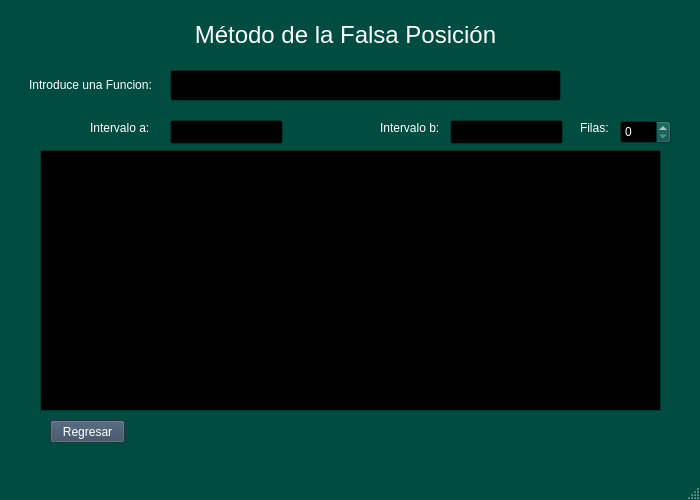
<?xml version="1.0" encoding="UTF-8"?>
<ui version="4.0">
 <class>falsaposicion</class>
 <widget class="QMainWindow" name="falsaposicion">
  <property name="geometry">
   <rect>
    <x>0</x>
    <y>0</y>
    <width>700</width>
    <height>500</height>
   </rect>
  </property>
  <property name="palette">
   <palette>
    <active>
     <colorrole role="WindowText">
      <brush brushstyle="SolidPattern">
       <color alpha="255">
        <red>255</red>
        <green>255</green>
        <blue>255</blue>
       </color>
      </brush>
     </colorrole>
     <colorrole role="Button">
      <brush brushstyle="SolidPattern">
       <color alpha="255">
        <red>0</red>
        <green>76</green>
        <blue>64</blue>
       </color>
      </brush>
     </colorrole>
     <colorrole role="Light">
      <brush brushstyle="SolidPattern">
       <color alpha="255">
        <red>0</red>
        <green>114</green>
        <blue>96</blue>
       </color>
      </brush>
     </colorrole>
     <colorrole role="Midlight">
      <brush brushstyle="SolidPattern">
       <color alpha="255">
        <red>0</red>
        <green>95</green>
        <blue>80</blue>
       </color>
      </brush>
     </colorrole>
     <colorrole role="Dark">
      <brush brushstyle="SolidPattern">
       <color alpha="255">
        <red>0</red>
        <green>38</green>
        <blue>32</blue>
       </color>
      </brush>
     </colorrole>
     <colorrole role="Mid">
      <brush brushstyle="SolidPattern">
       <color alpha="255">
        <red>0</red>
        <green>50</green>
        <blue>42</blue>
       </color>
      </brush>
     </colorrole>
     <colorrole role="Text">
      <brush brushstyle="SolidPattern">
       <color alpha="255">
        <red>255</red>
        <green>255</green>
        <blue>255</blue>
       </color>
      </brush>
     </colorrole>
     <colorrole role="BrightText">
      <brush brushstyle="SolidPattern">
       <color alpha="255">
        <red>255</red>
        <green>255</green>
        <blue>255</blue>
       </color>
      </brush>
     </colorrole>
     <colorrole role="ButtonText">
      <brush brushstyle="SolidPattern">
       <color alpha="255">
        <red>255</red>
        <green>255</green>
        <blue>255</blue>
       </color>
      </brush>
     </colorrole>
     <colorrole role="Base">
      <brush brushstyle="SolidPattern">
       <color alpha="255">
        <red>0</red>
        <green>0</green>
        <blue>0</blue>
       </color>
      </brush>
     </colorrole>
     <colorrole role="Window">
      <brush brushstyle="SolidPattern">
       <color alpha="255">
        <red>0</red>
        <green>76</green>
        <blue>64</blue>
       </color>
      </brush>
     </colorrole>
     <colorrole role="Shadow">
      <brush brushstyle="SolidPattern">
       <color alpha="255">
        <red>0</red>
        <green>0</green>
        <blue>0</blue>
       </color>
      </brush>
     </colorrole>
     <colorrole role="AlternateBase">
      <brush brushstyle="SolidPattern">
       <color alpha="255">
        <red>0</red>
        <green>38</green>
        <blue>32</blue>
       </color>
      </brush>
     </colorrole>
     <colorrole role="ToolTipBase">
      <brush brushstyle="SolidPattern">
       <color alpha="255">
        <red>255</red>
        <green>255</green>
        <blue>220</blue>
       </color>
      </brush>
     </colorrole>
     <colorrole role="ToolTipText">
      <brush brushstyle="SolidPattern">
       <color alpha="255">
        <red>0</red>
        <green>0</green>
        <blue>0</blue>
       </color>
      </brush>
     </colorrole>
     <colorrole role="PlaceholderText">
      <brush brushstyle="SolidPattern">
       <color alpha="128">
        <red>255</red>
        <green>255</green>
        <blue>255</blue>
       </color>
      </brush>
     </colorrole>
    </active>
    <inactive>
     <colorrole role="WindowText">
      <brush brushstyle="SolidPattern">
       <color alpha="255">
        <red>255</red>
        <green>255</green>
        <blue>255</blue>
       </color>
      </brush>
     </colorrole>
     <colorrole role="Button">
      <brush brushstyle="SolidPattern">
       <color alpha="255">
        <red>0</red>
        <green>76</green>
        <blue>64</blue>
       </color>
      </brush>
     </colorrole>
     <colorrole role="Light">
      <brush brushstyle="SolidPattern">
       <color alpha="255">
        <red>0</red>
        <green>114</green>
        <blue>96</blue>
       </color>
      </brush>
     </colorrole>
     <colorrole role="Midlight">
      <brush brushstyle="SolidPattern">
       <color alpha="255">
        <red>0</red>
        <green>95</green>
        <blue>80</blue>
       </color>
      </brush>
     </colorrole>
     <colorrole role="Dark">
      <brush brushstyle="SolidPattern">
       <color alpha="255">
        <red>0</red>
        <green>38</green>
        <blue>32</blue>
       </color>
      </brush>
     </colorrole>
     <colorrole role="Mid">
      <brush brushstyle="SolidPattern">
       <color alpha="255">
        <red>0</red>
        <green>50</green>
        <blue>42</blue>
       </color>
      </brush>
     </colorrole>
     <colorrole role="Text">
      <brush brushstyle="SolidPattern">
       <color alpha="255">
        <red>255</red>
        <green>255</green>
        <blue>255</blue>
       </color>
      </brush>
     </colorrole>
     <colorrole role="BrightText">
      <brush brushstyle="SolidPattern">
       <color alpha="255">
        <red>255</red>
        <green>255</green>
        <blue>255</blue>
       </color>
      </brush>
     </colorrole>
     <colorrole role="ButtonText">
      <brush brushstyle="SolidPattern">
       <color alpha="255">
        <red>255</red>
        <green>255</green>
        <blue>255</blue>
       </color>
      </brush>
     </colorrole>
     <colorrole role="Base">
      <brush brushstyle="SolidPattern">
       <color alpha="255">
        <red>0</red>
        <green>0</green>
        <blue>0</blue>
       </color>
      </brush>
     </colorrole>
     <colorrole role="Window">
      <brush brushstyle="SolidPattern">
       <color alpha="255">
        <red>0</red>
        <green>76</green>
        <blue>64</blue>
       </color>
      </brush>
     </colorrole>
     <colorrole role="Shadow">
      <brush brushstyle="SolidPattern">
       <color alpha="255">
        <red>0</red>
        <green>0</green>
        <blue>0</blue>
       </color>
      </brush>
     </colorrole>
     <colorrole role="AlternateBase">
      <brush brushstyle="SolidPattern">
       <color alpha="255">
        <red>0</red>
        <green>38</green>
        <blue>32</blue>
       </color>
      </brush>
     </colorrole>
     <colorrole role="ToolTipBase">
      <brush brushstyle="SolidPattern">
       <color alpha="255">
        <red>255</red>
        <green>255</green>
        <blue>220</blue>
       </color>
      </brush>
     </colorrole>
     <colorrole role="ToolTipText">
      <brush brushstyle="SolidPattern">
       <color alpha="255">
        <red>0</red>
        <green>0</green>
        <blue>0</blue>
       </color>
      </brush>
     </colorrole>
     <colorrole role="PlaceholderText">
      <brush brushstyle="SolidPattern">
       <color alpha="128">
        <red>255</red>
        <green>255</green>
        <blue>255</blue>
       </color>
      </brush>
     </colorrole>
    </inactive>
    <disabled>
     <colorrole role="WindowText">
      <brush brushstyle="SolidPattern">
       <color alpha="255">
        <red>0</red>
        <green>38</green>
        <blue>32</blue>
       </color>
      </brush>
     </colorrole>
     <colorrole role="Button">
      <brush brushstyle="SolidPattern">
       <color alpha="255">
        <red>0</red>
        <green>76</green>
        <blue>64</blue>
       </color>
      </brush>
     </colorrole>
     <colorrole role="Light">
      <brush brushstyle="SolidPattern">
       <color alpha="255">
        <red>0</red>
        <green>114</green>
        <blue>96</blue>
       </color>
      </brush>
     </colorrole>
     <colorrole role="Midlight">
      <brush brushstyle="SolidPattern">
       <color alpha="255">
        <red>0</red>
        <green>95</green>
        <blue>80</blue>
       </color>
      </brush>
     </colorrole>
     <colorrole role="Dark">
      <brush brushstyle="SolidPattern">
       <color alpha="255">
        <red>0</red>
        <green>38</green>
        <blue>32</blue>
       </color>
      </brush>
     </colorrole>
     <colorrole role="Mid">
      <brush brushstyle="SolidPattern">
       <color alpha="255">
        <red>0</red>
        <green>50</green>
        <blue>42</blue>
       </color>
      </brush>
     </colorrole>
     <colorrole role="Text">
      <brush brushstyle="SolidPattern">
       <color alpha="255">
        <red>0</red>
        <green>38</green>
        <blue>32</blue>
       </color>
      </brush>
     </colorrole>
     <colorrole role="BrightText">
      <brush brushstyle="SolidPattern">
       <color alpha="255">
        <red>255</red>
        <green>255</green>
        <blue>255</blue>
       </color>
      </brush>
     </colorrole>
     <colorrole role="ButtonText">
      <brush brushstyle="SolidPattern">
       <color alpha="255">
        <red>0</red>
        <green>38</green>
        <blue>32</blue>
       </color>
      </brush>
     </colorrole>
     <colorrole role="Base">
      <brush brushstyle="SolidPattern">
       <color alpha="255">
        <red>0</red>
        <green>76</green>
        <blue>64</blue>
       </color>
      </brush>
     </colorrole>
     <colorrole role="Window">
      <brush brushstyle="SolidPattern">
       <color alpha="255">
        <red>0</red>
        <green>76</green>
        <blue>64</blue>
       </color>
      </brush>
     </colorrole>
     <colorrole role="Shadow">
      <brush brushstyle="SolidPattern">
       <color alpha="255">
        <red>0</red>
        <green>0</green>
        <blue>0</blue>
       </color>
      </brush>
     </colorrole>
     <colorrole role="AlternateBase">
      <brush brushstyle="SolidPattern">
       <color alpha="255">
        <red>0</red>
        <green>76</green>
        <blue>64</blue>
       </color>
      </brush>
     </colorrole>
     <colorrole role="ToolTipBase">
      <brush brushstyle="SolidPattern">
       <color alpha="255">
        <red>255</red>
        <green>255</green>
        <blue>220</blue>
       </color>
      </brush>
     </colorrole>
     <colorrole role="ToolTipText">
      <brush brushstyle="SolidPattern">
       <color alpha="255">
        <red>0</red>
        <green>0</green>
        <blue>0</blue>
       </color>
      </brush>
     </colorrole>
     <colorrole role="PlaceholderText">
      <brush brushstyle="SolidPattern">
       <color alpha="128">
        <red>255</red>
        <green>255</green>
        <blue>255</blue>
       </color>
      </brush>
     </colorrole>
    </disabled>
   </palette>
  </property>
  <property name="windowTitle">
   <string>MainWindow</string>
  </property>
  <widget class="QWidget" name="centralwidget">
   <widget class="QPushButton" name="pushButton">
    <property name="geometry">
     <rect>
      <x>50</x>
      <y>420</y>
      <width>75</width>
      <height>23</height>
     </rect>
    </property>
    <property name="palette">
     <palette>
      <active>
       <colorrole role="WindowText">
        <brush brushstyle="SolidPattern">
         <color alpha="255">
          <red>255</red>
          <green>255</green>
          <blue>255</blue>
         </color>
        </brush>
       </colorrole>
       <colorrole role="Button">
        <brush brushstyle="SolidPattern">
         <color alpha="255">
          <red>53</red>
          <green>73</green>
          <blue>94</blue>
         </color>
        </brush>
       </colorrole>
       <colorrole role="Light">
        <brush brushstyle="SolidPattern">
         <color alpha="255">
          <red>79</red>
          <green>109</green>
          <blue>141</blue>
         </color>
        </brush>
       </colorrole>
       <colorrole role="Midlight">
        <brush brushstyle="SolidPattern">
         <color alpha="255">
          <red>66</red>
          <green>91</green>
          <blue>117</blue>
         </color>
        </brush>
       </colorrole>
       <colorrole role="Dark">
        <brush brushstyle="SolidPattern">
         <color alpha="255">
          <red>26</red>
          <green>36</green>
          <blue>47</blue>
         </color>
        </brush>
       </colorrole>
       <colorrole role="Mid">
        <brush brushstyle="SolidPattern">
         <color alpha="255">
          <red>35</red>
          <green>48</green>
          <blue>62</blue>
         </color>
        </brush>
       </colorrole>
       <colorrole role="Text">
        <brush brushstyle="SolidPattern">
         <color alpha="255">
          <red>255</red>
          <green>255</green>
          <blue>255</blue>
         </color>
        </brush>
       </colorrole>
       <colorrole role="BrightText">
        <brush brushstyle="SolidPattern">
         <color alpha="255">
          <red>255</red>
          <green>255</green>
          <blue>255</blue>
         </color>
        </brush>
       </colorrole>
       <colorrole role="ButtonText">
        <brush brushstyle="SolidPattern">
         <color alpha="255">
          <red>255</red>
          <green>255</green>
          <blue>255</blue>
         </color>
        </brush>
       </colorrole>
       <colorrole role="Base">
        <brush brushstyle="SolidPattern">
         <color alpha="255">
          <red>0</red>
          <green>0</green>
          <blue>0</blue>
         </color>
        </brush>
       </colorrole>
       <colorrole role="Window">
        <brush brushstyle="SolidPattern">
         <color alpha="255">
          <red>53</red>
          <green>73</green>
          <blue>94</blue>
         </color>
        </brush>
       </colorrole>
       <colorrole role="Shadow">
        <brush brushstyle="SolidPattern">
         <color alpha="255">
          <red>0</red>
          <green>0</green>
          <blue>0</blue>
         </color>
        </brush>
       </colorrole>
       <colorrole role="AlternateBase">
        <brush brushstyle="SolidPattern">
         <color alpha="255">
          <red>26</red>
          <green>36</green>
          <blue>47</blue>
         </color>
        </brush>
       </colorrole>
       <colorrole role="ToolTipBase">
        <brush brushstyle="SolidPattern">
         <color alpha="255">
          <red>255</red>
          <green>255</green>
          <blue>220</blue>
         </color>
        </brush>
       </colorrole>
       <colorrole role="ToolTipText">
        <brush brushstyle="SolidPattern">
         <color alpha="255">
          <red>0</red>
          <green>0</green>
          <blue>0</blue>
         </color>
        </brush>
       </colorrole>
       <colorrole role="PlaceholderText">
        <brush brushstyle="SolidPattern">
         <color alpha="128">
          <red>255</red>
          <green>255</green>
          <blue>255</blue>
         </color>
        </brush>
       </colorrole>
      </active>
      <inactive>
       <colorrole role="WindowText">
        <brush brushstyle="SolidPattern">
         <color alpha="255">
          <red>255</red>
          <green>255</green>
          <blue>255</blue>
         </color>
        </brush>
       </colorrole>
       <colorrole role="Button">
        <brush brushstyle="SolidPattern">
         <color alpha="255">
          <red>53</red>
          <green>73</green>
          <blue>94</blue>
         </color>
        </brush>
       </colorrole>
       <colorrole role="Light">
        <brush brushstyle="SolidPattern">
         <color alpha="255">
          <red>79</red>
          <green>109</green>
          <blue>141</blue>
         </color>
        </brush>
       </colorrole>
       <colorrole role="Midlight">
        <brush brushstyle="SolidPattern">
         <color alpha="255">
          <red>66</red>
          <green>91</green>
          <blue>117</blue>
         </color>
        </brush>
       </colorrole>
       <colorrole role="Dark">
        <brush brushstyle="SolidPattern">
         <color alpha="255">
          <red>26</red>
          <green>36</green>
          <blue>47</blue>
         </color>
        </brush>
       </colorrole>
       <colorrole role="Mid">
        <brush brushstyle="SolidPattern">
         <color alpha="255">
          <red>35</red>
          <green>48</green>
          <blue>62</blue>
         </color>
        </brush>
       </colorrole>
       <colorrole role="Text">
        <brush brushstyle="SolidPattern">
         <color alpha="255">
          <red>255</red>
          <green>255</green>
          <blue>255</blue>
         </color>
        </brush>
       </colorrole>
       <colorrole role="BrightText">
        <brush brushstyle="SolidPattern">
         <color alpha="255">
          <red>255</red>
          <green>255</green>
          <blue>255</blue>
         </color>
        </brush>
       </colorrole>
       <colorrole role="ButtonText">
        <brush brushstyle="SolidPattern">
         <color alpha="255">
          <red>255</red>
          <green>255</green>
          <blue>255</blue>
         </color>
        </brush>
       </colorrole>
       <colorrole role="Base">
        <brush brushstyle="SolidPattern">
         <color alpha="255">
          <red>0</red>
          <green>0</green>
          <blue>0</blue>
         </color>
        </brush>
       </colorrole>
       <colorrole role="Window">
        <brush brushstyle="SolidPattern">
         <color alpha="255">
          <red>53</red>
          <green>73</green>
          <blue>94</blue>
         </color>
        </brush>
       </colorrole>
       <colorrole role="Shadow">
        <brush brushstyle="SolidPattern">
         <color alpha="255">
          <red>0</red>
          <green>0</green>
          <blue>0</blue>
         </color>
        </brush>
       </colorrole>
       <colorrole role="AlternateBase">
        <brush brushstyle="SolidPattern">
         <color alpha="255">
          <red>26</red>
          <green>36</green>
          <blue>47</blue>
         </color>
        </brush>
       </colorrole>
       <colorrole role="ToolTipBase">
        <brush brushstyle="SolidPattern">
         <color alpha="255">
          <red>255</red>
          <green>255</green>
          <blue>220</blue>
         </color>
        </brush>
       </colorrole>
       <colorrole role="ToolTipText">
        <brush brushstyle="SolidPattern">
         <color alpha="255">
          <red>0</red>
          <green>0</green>
          <blue>0</blue>
         </color>
        </brush>
       </colorrole>
       <colorrole role="PlaceholderText">
        <brush brushstyle="SolidPattern">
         <color alpha="128">
          <red>255</red>
          <green>255</green>
          <blue>255</blue>
         </color>
        </brush>
       </colorrole>
      </inactive>
      <disabled>
       <colorrole role="WindowText">
        <brush brushstyle="SolidPattern">
         <color alpha="255">
          <red>26</red>
          <green>36</green>
          <blue>47</blue>
         </color>
        </brush>
       </colorrole>
       <colorrole role="Button">
        <brush brushstyle="SolidPattern">
         <color alpha="255">
          <red>53</red>
          <green>73</green>
          <blue>94</blue>
         </color>
        </brush>
       </colorrole>
       <colorrole role="Light">
        <brush brushstyle="SolidPattern">
         <color alpha="255">
          <red>79</red>
          <green>109</green>
          <blue>141</blue>
         </color>
        </brush>
       </colorrole>
       <colorrole role="Midlight">
        <brush brushstyle="SolidPattern">
         <color alpha="255">
          <red>66</red>
          <green>91</green>
          <blue>117</blue>
         </color>
        </brush>
       </colorrole>
       <colorrole role="Dark">
        <brush brushstyle="SolidPattern">
         <color alpha="255">
          <red>26</red>
          <green>36</green>
          <blue>47</blue>
         </color>
        </brush>
       </colorrole>
       <colorrole role="Mid">
        <brush brushstyle="SolidPattern">
         <color alpha="255">
          <red>35</red>
          <green>48</green>
          <blue>62</blue>
         </color>
        </brush>
       </colorrole>
       <colorrole role="Text">
        <brush brushstyle="SolidPattern">
         <color alpha="255">
          <red>26</red>
          <green>36</green>
          <blue>47</blue>
         </color>
        </brush>
       </colorrole>
       <colorrole role="BrightText">
        <brush brushstyle="SolidPattern">
         <color alpha="255">
          <red>255</red>
          <green>255</green>
          <blue>255</blue>
         </color>
        </brush>
       </colorrole>
       <colorrole role="ButtonText">
        <brush brushstyle="SolidPattern">
         <color alpha="255">
          <red>26</red>
          <green>36</green>
          <blue>47</blue>
         </color>
        </brush>
       </colorrole>
       <colorrole role="Base">
        <brush brushstyle="SolidPattern">
         <color alpha="255">
          <red>53</red>
          <green>73</green>
          <blue>94</blue>
         </color>
        </brush>
       </colorrole>
       <colorrole role="Window">
        <brush brushstyle="SolidPattern">
         <color alpha="255">
          <red>53</red>
          <green>73</green>
          <blue>94</blue>
         </color>
        </brush>
       </colorrole>
       <colorrole role="Shadow">
        <brush brushstyle="SolidPattern">
         <color alpha="255">
          <red>0</red>
          <green>0</green>
          <blue>0</blue>
         </color>
        </brush>
       </colorrole>
       <colorrole role="AlternateBase">
        <brush brushstyle="SolidPattern">
         <color alpha="255">
          <red>53</red>
          <green>73</green>
          <blue>94</blue>
         </color>
        </brush>
       </colorrole>
       <colorrole role="ToolTipBase">
        <brush brushstyle="SolidPattern">
         <color alpha="255">
          <red>255</red>
          <green>255</green>
          <blue>220</blue>
         </color>
        </brush>
       </colorrole>
       <colorrole role="ToolTipText">
        <brush brushstyle="SolidPattern">
         <color alpha="255">
          <red>0</red>
          <green>0</green>
          <blue>0</blue>
         </color>
        </brush>
       </colorrole>
       <colorrole role="PlaceholderText">
        <brush brushstyle="SolidPattern">
         <color alpha="128">
          <red>255</red>
          <green>255</green>
          <blue>255</blue>
         </color>
        </brush>
       </colorrole>
      </disabled>
     </palette>
    </property>
    <property name="text">
     <string>Regresar</string>
    </property>
   </widget>
   <widget class="QLabel" name="label">
    <property name="geometry">
     <rect>
      <x>120</x>
      <y>10</y>
      <width>451</width>
      <height>51</height>
     </rect>
    </property>
    <property name="text">
     <string>&lt;html&gt;&lt;head/&gt;&lt;body&gt;&lt;p align=&quot;center&quot;&gt;&lt;span style=&quot; font-size:18pt;&quot;&gt;Método de la Falsa Posición&lt;/span&gt;&lt;/p&gt;&lt;/body&gt;&lt;/html&gt;</string>
    </property>
   </widget>
   <widget class="QLineEdit" name="lineEdit_2">
    <property name="geometry">
     <rect>
      <x>170</x>
      <y>120</y>
      <width>113</width>
      <height>24</height>
     </rect>
    </property>
   </widget>
   <widget class="QLineEdit" name="lineEdit_3">
    <property name="geometry">
     <rect>
      <x>450</x>
      <y>120</y>
      <width>113</width>
      <height>24</height>
     </rect>
    </property>
   </widget>
   <widget class="QLabel" name="label_2">
    <property name="geometry">
     <rect>
      <x>20</x>
      <y>70</y>
      <width>141</width>
      <height>31</height>
     </rect>
    </property>
    <property name="text">
     <string>&lt;html&gt;&lt;head/&gt;&lt;body&gt;&lt;p align=&quot;center&quot;&gt;Introduce una Funcion:&lt;/p&gt;&lt;/body&gt;&lt;/html&gt;</string>
    </property>
   </widget>
   <widget class="QLabel" name="label_6">
    <property name="geometry">
     <rect>
      <x>380</x>
      <y>120</y>
      <width>71</width>
      <height>16</height>
     </rect>
    </property>
    <property name="text">
     <string>Intervalo b:</string>
    </property>
   </widget>
   <widget class="QLineEdit" name="lineEdit">
    <property name="geometry">
     <rect>
      <x>170</x>
      <y>70</y>
      <width>391</width>
      <height>31</height>
     </rect>
    </property>
   </widget>
   <widget class="QLabel" name="label_5">
    <property name="geometry">
     <rect>
      <x>90</x>
      <y>120</y>
      <width>71</width>
      <height>16</height>
     </rect>
    </property>
    <property name="text">
     <string>Intervalo a:</string>
    </property>
   </widget>
   <widget class="QTableView" name="tableViewTabla">
    <property name="geometry">
     <rect>
      <x>40</x>
      <y>150</y>
      <width>621</width>
      <height>261</height>
     </rect>
    </property>
   </widget>
   <widget class="QLabel" name="label_7">
    <property name="geometry">
     <rect>
      <x>580</x>
      <y>120</y>
      <width>58</width>
      <height>16</height>
     </rect>
    </property>
    <property name="text">
     <string>Filas:</string>
    </property>
   </widget>
   <widget class="QSpinBox" name="spinBox">
    <property name="geometry">
     <rect>
      <x>620</x>
      <y>120</y>
      <width>51</width>
      <height>24</height>
     </rect>
    </property>
   </widget>
  </widget>
  <widget class="QMenuBar" name="menubar">
   <property name="geometry">
    <rect>
     <x>0</x>
     <y>0</y>
     <width>700</width>
     <height>21</height>
    </rect>
   </property>
  </widget>
  <widget class="QStatusBar" name="statusbar"/>
 </widget>
 <resources/>
 <connections/>
</ui>
